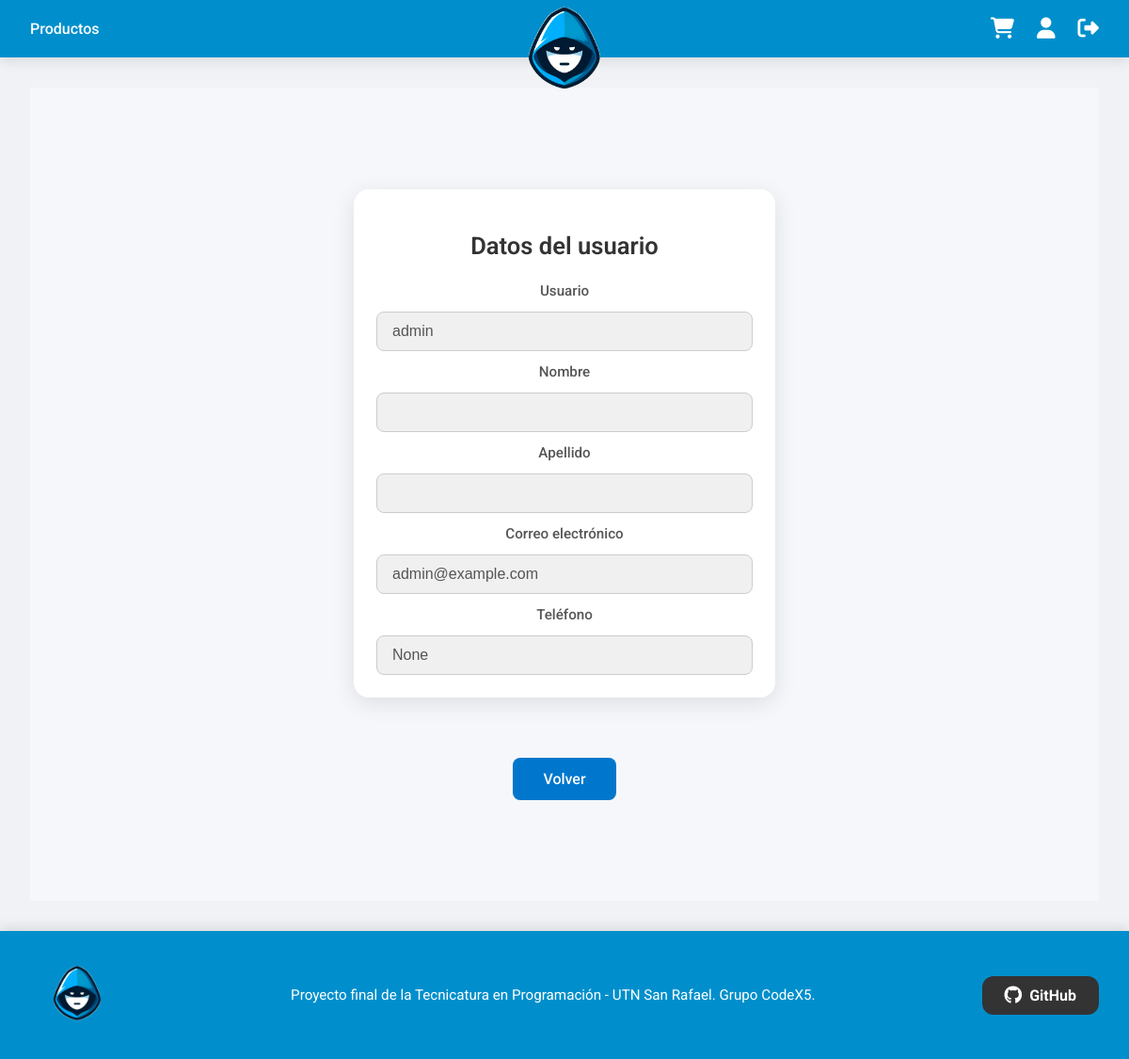
Page /mi_cuenta/datos/ (signed in) on the committed database.
### productos/models.py (models this page shows, shortened)
class Usuario(AbstractUser):
    telefono = models.CharField(max_length=20, blank=True, null=True)
    groups = models.ManyToManyField(
        'auth.Group',
        related_name='productos_usuario_set',
        blank=True,
        help_text='The groups this user belongs to.',
        verbose_name='groups'
    )
    user_permissions = models.ManyToManyField(
        'auth.Permission',
        related_name='productos_usuario_set',
        blank=True,
        help_text='Specific permissions for this user.',
        verbose_name='user permissions'
    )
    class Meta:
        db_table = 'datos_usuarios'
        verbose_name = "Usuario (persona que usa el sistema)"
        verbose_name_plural = "Usuarios (personas que usan el sistema)"

### productos/views.py (the view)
# urls.py: path('mi_cuenta/datos/', views.ver_datos_usuario, name='ver_datos_usuario'),
@login_required
def ver_datos_usuario(request):
    return render(request, 'productos/ver_datos_usuario.html', {'user': request.user})

### productos/templates/productos/ver_datos_usuario.html
{% extends 'productos/base.html' %}
{% load static %}
{% block head %}
<link rel="stylesheet" href="{% static 'css/ver_datos_usuario.css' %}">
{% endblock %}
{% block content %}
<div class="editar-container">
    <div class="cards-wrapper">
        <div class="editar-card card-pequena">
            <h2 class="editar-title">Datos del usuario</h2>
            <div class="editar-form">
                <div class="form-group">
                    <label>Usuario</label>
                    <input type="text" value="{{ user.username }}" readonly>
                    <label>Nombre</label>
                    <input type="text" value="{{ user.first_name }}" readonly>
                    <label>Apellido</label>
                    <input type="text" value="{{ user.last_name }}" readonly>
                    <label>Correo electrónico</label>
                    <input type="email" value="{{ user.email }}" readonly>
                    <label>Teléfono</label>
                    <input type="text" value="{{ user.telefono }}" readonly>
                </div>
            </div>
        </div>
    </div>
    <div class="button-group">
        <a href="{% url 'mi_cuenta' %}" class="btn-cancel">Volver</a>
    </div>
</div>
{% endblock %}

### static/css/styles.css (style rules this page uses)
body { font-family: 'Roboto', sans-serif; background-color: #f0f2f5; color: #002035; margin: 0; padding: 0; }
h1, h2, h3, h4, h5, h6 { color: #002035; }
a { color: #00affe; text-decoration: none; transition: color 0.3s ease; }
html, body { height: 100%; }
body { display: flex; flex-direction: column; min-height: 100vh; }

### static/css/ver_datos_usuario.css (style rules this page uses)
.editar-container { display: flex; flex-direction: column; align-items: center; justify-content: center; min-height: 100vh; background: #f5f7fa; padding: 2rem 1rem; gap: 2rem; opacity: 0; transform: translateY(20px); animation: fadeInUp 0.6s forwards; }
.cards-wrapper { display: flex; justify-content: center; align-items: center; gap: 2rem; width: 100%; max-width: 800px; flex-wrap: wrap; }
.editar-card { background: #fff; border-radius: 16px; padding: 2rem; flex: 1 1 350px; max-width: 400px; box-shadow: 0 6px 24px rgba(0,0,0,0.1); text-align: center; display: flex; flex-direction: column; align-items: center; }
.card-pequena { padding: 1.5rem; }
.editar-title { font-size: 1.6rem; font-weight: 600; margin-bottom: 1.5rem; color: #333; text-align: center; }
.editar-form { display: flex; flex-direction: column; align-items: center; gap: 1.5rem; width: 100%; }
.editar-form .form-group { display: flex; flex-direction: column; width: 100%; gap: 0.8rem; }
.editar-form label { font-weight: 500; font-size: 0.95rem; color: #555; }
.editar-form input { padding: 0.7rem 1rem; border-radius: 8px; border: 1px solid #ccc; font-size: 1rem; width: 100%; box-sizing: border-box; transition: border-color 0.2s ease, box-shadow 0.2s ease; background-color: #f0f0f0; color: #555; }
.editar-form input[readonly] { cursor: default; }
.button-group { display: flex; justify-content: center; align-items: center; gap: 2rem; margin-top: 2rem; flex-wrap: wrap; width: 100%; }
.btn-cancel { display: block; background: #0077cc; color: #fff; font-size: 1rem; padding: 0.8rem 2rem; border-radius: 8px; border: none; text-align: center; font-weight: 500; cursor: pointer; transition: background 0.3s ease, transform 0.2s ease, box-shadow 0.3s ease; margin: 0 auto; }

### rows in the picture
Usuario: username "admin", email "admin@example.com", telefono "None"
